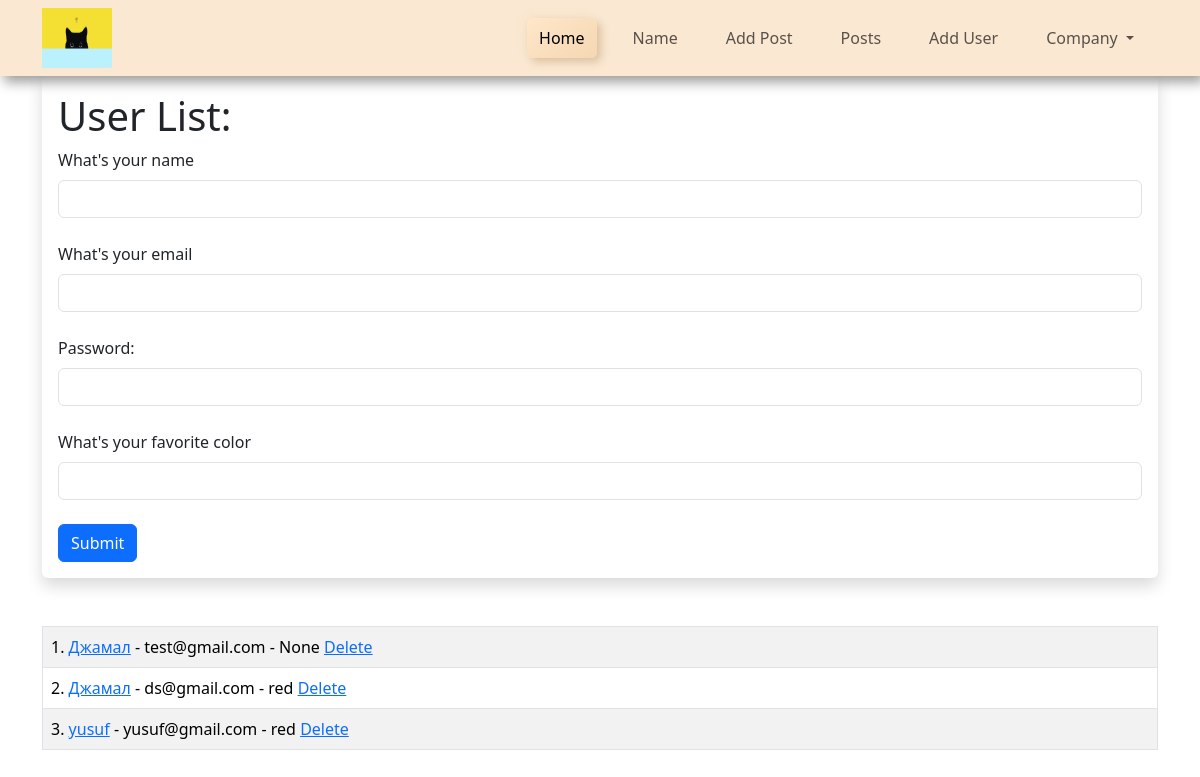
The app's page /add, older data.
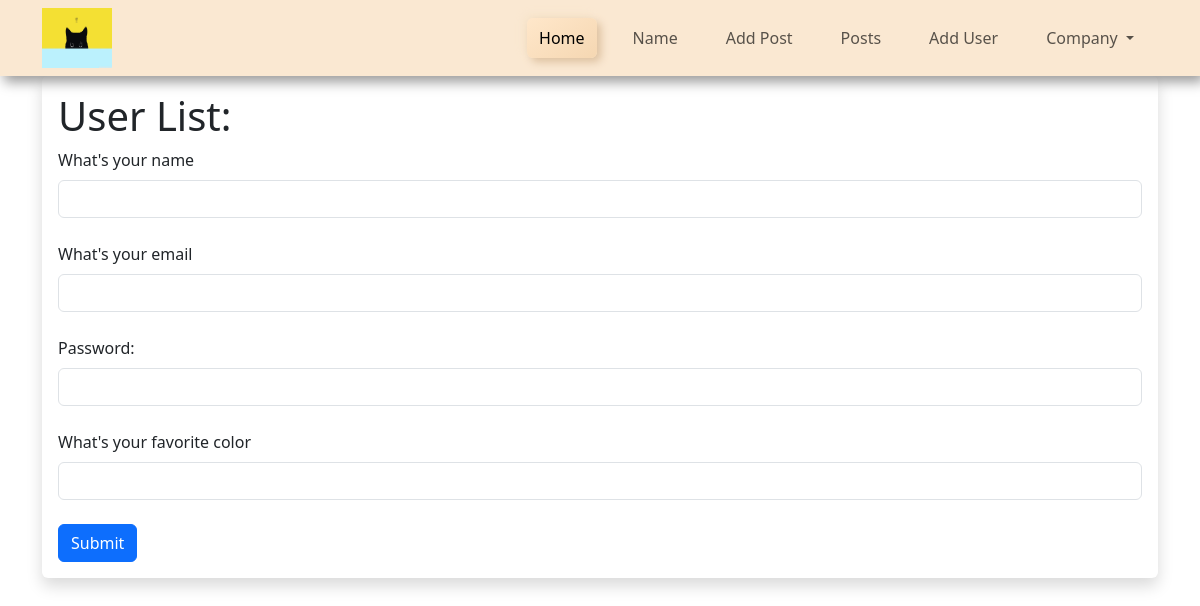
The same page, newer data.
### app/models/models.py (models this page shows, shortened)
class User(db.Model):
    id = db.Column(db.Integer, primary_key=True)
    name = db.Column(db.String(200), nullable=False)
    email = db.Column(db.String(120), nullable=False, unique=True)
    color = db.Column(db.String(120))
    password_hash = db.Column(db.String(120), nullable=False)
    date_added = db.Column(db.DateTime, default=datetime.utcnow)

### app/routes/auth.py (the view, shortened to what this page needs)
@auth_bp.route('/add', methods=['GET', 'POST'])
def add_user():
    name = None
    form = UserForm()
    our_users = User.query.order_by(User.date_added)
    flash("User added successfully", 'success')
    return render_template('add_user.html', form=form, title='Add User', name=name, our_users=our_users)

### app/models/wtfforms.py
class UserForm(FlaskForm):
    name = StringField("What's your name", validators=[DataRequired()])
    email = EmailField("What's your email", validators=[DataRequired()])
    color = StringField("What's your favorite color")
    password = PasswordField('Password: ', validators=[DataRequired()])
    submit = SubmitField('Submit')

### app/templates/add_user.html (shortened to what this page needs)
{% extends 'components/layout.html' %}
{% block content %}
    <div class="shadow p-3 mb-5 bg-body rounded">
        <h1>User List: </h1>
        <form action="" method="post">
            {{ form.name.label(class="form-label") }}
            {{ form.name(class="form-control") }}<br>
            {{ form.email.label(class="form-label") }}
            {{ form.email(class="form-control") }}<br>
            {{ form.password.label(class="form-label") }}
            {{ form.password(class="form-control") }}<br>
            {{ form.color.label(class="form-label") }}
            {{ form.color(class="form-control") }}<br>
            {{ form.submit(class="btn btn-primary") }}
        </form>
    </div>
    <table class="table table-hover table-bordered table-striped">
    {% for our_user in our_users %}
            <tr>
            <td>{{ our_user.id }}. <a href="{{ url_for('auth.update', id=our_user.id) }}">{{ our_user.name }}</a> - {{ our_user.email }} - {{ our_user.color }}
                <a href="{{ url_for('auth.delete', id=our_user.id) }}">Delete</a>
            </td>
            </tr>
        {% endfor %}
    </table>
    <br><br>
{% endblock %}

### app/templates/components/layout.html (shortened to what this page needs)
<!DOCTYPE html>
<html lang="en">
<head>
    <link href="https://cdn.jsdelivr.net/npm/bootstrap@5.3.2/dist/css/bootstrap.min.css" rel="stylesheet">
</head>
<body>
    {% include 'components/navbar.html' %}
    <div class="container">
        {% block content %}{% endblock content %}
    </div>
</body>
</html>

### app/templates/components/navbar.html (shortened to what this page needs)
<!DOCTYPE html>
<html lang="en">
<head>
    <link rel="stylesheet" type="text/css" href="{{ url_for('static', filename='css/navbar.css') }}">
</head>
<body>
<nav class="navbar navbar-expand-sm navbar-light" id="neubar">
    <div class="container">
        <img src="{{ url_for('static', filename='images/photo.jpg') }}" height="60" width=70">
        <div class=" collapse navbar-collapse" id="navbarNavDropdown">
            <ul class="navbar-nav ms-auto ">
                <li class="nav-item">
                    <a class="nav-link mx-2 active" aria-current="page" href="{{ url_for('auth.index') }}">Home</a>
                </li>
                <li class="nav-item">
                    <a class="nav-link mx-2" href="{{ url_for('base.name_form') }}">Name</a>
                </li>
                <li class="nav-item">
                    <a class="nav-link mx-2" href="{{ url_for('base.add_post') }}">Add Post</a>
                </li>
                <li class="nav-item">
                    <a class="nav-link mx-2" href="{{ url_for('base.post_page') }}">Posts</a>
                </li>
                <li class="nav-item">
                    <a class="nav-link mx-2" href="{{ url_for('auth.add_user') }}">Add User</a>
                </li>
                <li class="nav-item dropdown">
                    <a class="nav-link mx-2 dropdown-toggle" href="#" id="navbarDropdownMenuLink" role="button"
                       data-bs-toggle="dropdown" aria-expanded="false">
                        Company
                    </a>
                </li>
            </ul>
        </div>
    </div>
</nav>
</body>
</html>

### app/static/css/navbar.css (style rules this page uses)
#neubar { background: #fae8d2; box-shadow: 4px 6px 12px rgba(0,0,0,0.4) }
.nav-item .active { border-radius: 6px; background: linear-gradient(145deg, #ffe7ca, #f5d7b2); box-shadow: 4px 4px 8px #ddc1a0, -4px -4px 8px #f7e5cc; }
#neubar .nav-item { margin : auto 4px; }
#neubar a { padding-left:12px; padding-right:12px; }

Row changes from the older to the newer data that the page shows:
removed User: id "1", name "Джамал", email "test@gmail.com", color "None"
removed User: id "2", name "Джамал", email "ds@gmail.com", color "red"
removed User: id "3", name "yusuf", email "yusuf@gmail.com", color "red"
